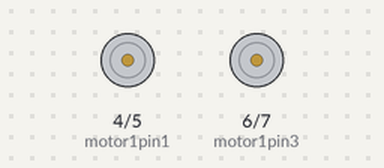
Simulated run of this sketch. Board: Arduino Uno, built with avr-gcc and run on an emulated ATmega328P. Shown: motor-driver pin pairs drawn as motors (green arrow = first pin HIGH = forward, orange = second pin HIGH = backward, longer = more drive, scaled by the enable pin). At 14.6 s the program stops and its outputs stay as they are.

Above: at 2.5 s.
Timing chart, 0 to 5.5 s (numbered marks = the images above):
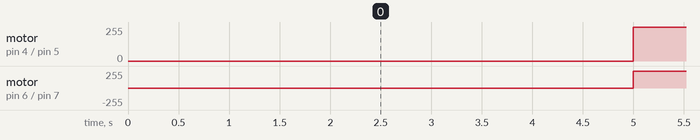

Measured:
- by itself, motor on pin 4 (motor1pin1) / pin 5 (motor1pin2): alternates forward 255/255 for 2.2 s and stopped for 0.20 s
- by itself, motor on pin 6 (motor1pin3) / pin 7 (motor1pin4): repeats every 2.4 s: backward 248/255 0.20 s, stopped 0.20 s, forward 248/255 2.0 s

The sketch:

RobotSquare.ino
```cpp
int motor1pin1 = 4;
int motor1pin2 = 5;
int motor1pin3 = 6;
int motor1pin4 = 7;
const int pwm1 = 3;
const int pwm2 = 9;

void setup() {
  // put your setup code here, to run once:
  pinMode(motor1pin1, OUTPUT);
  pinMode(motor1pin2, OUTPUT);
  pinMode(motor1pin3, OUTPUT);
  pinMode(motor1pin4, OUTPUT);
  pinMode(pwm1,OUTPUT) ;
  pinMode(pwm2,OUTPUT) ;
}
int count = 0;
void loop() {

  delay(5000);
  //loop is repeated 4 times
  while (count <= 3)
  {
  //moves 1m
  digitalWrite(motor1pin1, HIGH);
  digitalWrite(motor1pin2, LOW);
  analogWrite(pwm1,255);
  digitalWrite(motor1pin3, HIGH);
  digitalWrite(motor1pin4, LOW);
  analogWrite(pwm2,248);
  delay(2000);

//turns 90
  digitalWrite(motor1pin1, HIGH);
  digitalWrite(motor1pin2, LOW);
  digitalWrite(motor1pin3, LOW);
  digitalWrite(motor1pin4, HIGH);
  delay(200);

//stops
  digitalWrite(motor1pin1, LOW);
  digitalWrite(motor1pin2, LOW);
  digitalWrite(motor1pin3, LOW);
  digitalWrite(motor1pin4, LOW);
  delay(200);

  count++;
   }

//stops
  digitalWrite(motor1pin1, LOW);
  digitalWrite(motor1pin2, LOW);
  digitalWrite(motor1pin3, LOW);
  digitalWrite(motor1pin4, LOW);
  exit(0);
 // delay(3000);
}
```
